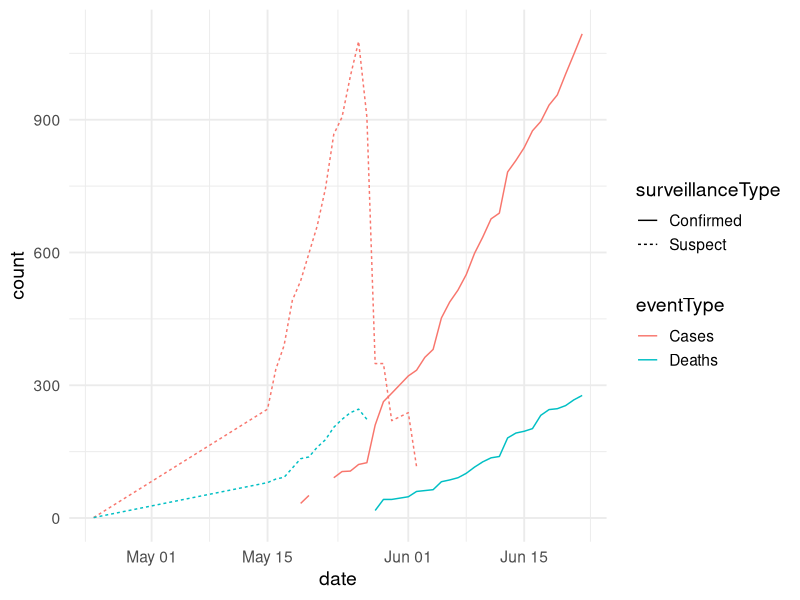
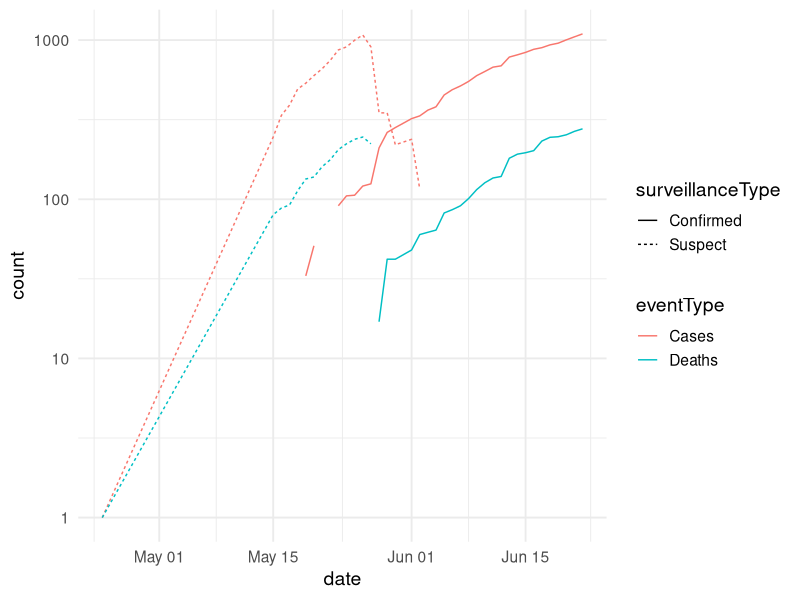

The R source for these figures, in order: (Note: this script raises an error after producing the figures.)
library(readr)
library(tidyr)
library(dplyr)
## maybe base_size=18 for slides?
library(ggplot2); theme_set(theme_minimal(base_size=14))
pdf(width=10)

dta <- read_csv("../data/drc_sitrep.csv")

dta_long <- dta |>
  pivot_longer(
    cols = c(suspect_cases, suspect_death, confirmed_cases, confirmed_death),
    names_to = "series",
    values_to = "count"
  ) |>
  mutate(
    surveillanceType = if_else(grepl("^suspect", series), "Suspect", "Confirmed"),
    eventType = if_else(grepl("cases$", series), "Cases", "Deaths")
  )

head(dta_long)

sim_plot <- (ggplot(dta_long)
	+ aes(date, count, color=eventType, linetype=surveillanceType)
	+ geom_line()
)

print(sim_plot)
print(sim_plot+scale_y_log10())
print(sim_plot+scale_y_log10() + dta_long |> filter(surveillanceType=="Confirmed"))

dta_plot <- ggplot(dta_long, aes(x = date, y = count, 
                                 color = surveillanceType, 
                                 linetype = eventType)) +
  geom_line(linewidth = 1.1, na.rm = TRUE) +
  scale_color_manual(values = c("Suspect" = "#E68A00", "Confirmed" = "#2C5F8A")) +
  labs(
    title = "Suspected and Confirmed Ebola Cases and Deaths",
    x = "Date", y = "Number of cases / deaths",
    color = "Surveillance type", linetype = "Event type"
  ) +
  theme_minimal(base_size = 13) +
  theme(
    plot.title = element_text(face = "bold"),
    legend.position = "bottom"
  )

print(dta_plot)
print(dta_plot + scale_y_log10())



fig1 <- ggplot(dta_long, aes(x = date, y = count, color = eventType)) +
  geom_line(linewidth = 1.1, na.rm = TRUE) +
  scale_color_manual(values = c("Cases" = "#2C5F8A", "Deaths" = "#B23A48")) +
  facet_wrap(~ surveillanceType, ncol = 1, scales = "free_y") +
  labs(
    title = "Ebola Cases and Deaths, by Surveillance Type",
    x = "Date", y = "Count", color = "Event type"
  ) +
  theme_minimal(base_size = 13) +
  theme(plot.title = element_text(face = "bold"), legend.position = "bottom")

print(fig1)


fig2 <- ggplot(dta_long, aes(x = date, y = count, color = surveillanceType)) +
  geom_line(linewidth = 1.1, na.rm = TRUE) +
  scale_color_manual(values = c("Suspect" = "#E68A00", "Confirmed" = "#2C5F8A")) +
  facet_wrap(~ eventType, ncol = 1, scales = "free_y") +
  labs(
    title = "Ebola Suspect vs Confirmed, by Event Type",
    x = "Date", y = "Count", color = "Surveillance type"
  ) +
  theme_minimal(base_size = 13) +
  theme(plot.title = element_text(face = "bold"), legend.position = "bottom")

print(fig2)
